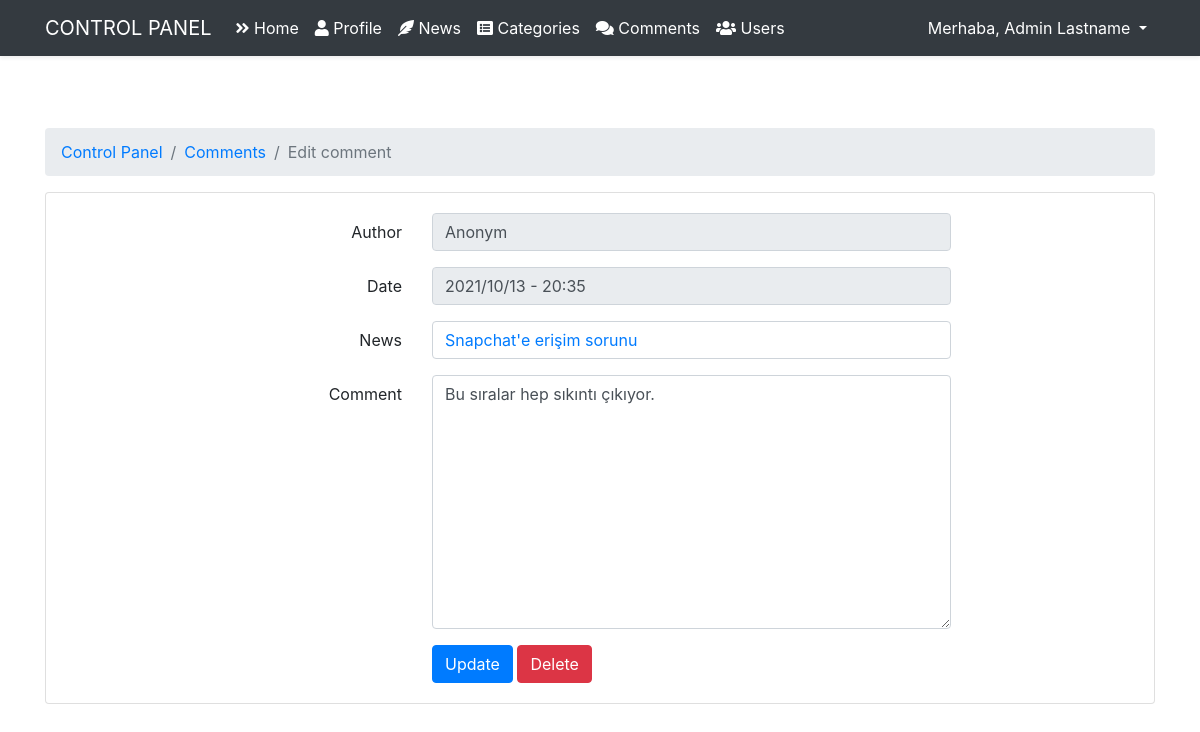
Page /admin/comment/edit?id=3 (signed in) on the earlier database version.
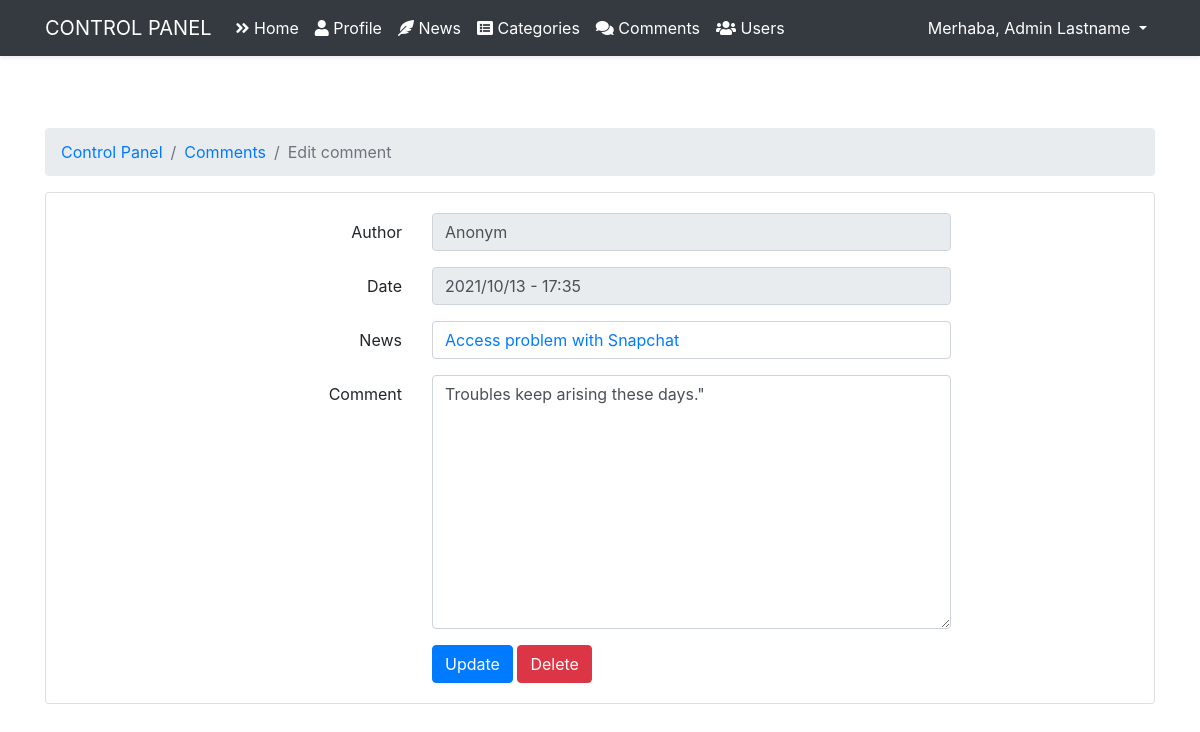
Same page on the later database version.
### tables this page shows
CREATE TABLE `comments` (
  `id` int(11) NOT NULL,
  `content` text NOT NULL,
  `date` timestamp NOT NULL DEFAULT current_timestamp(),
  `user_id` int(11) DEFAULT NULL,
  `news_id` int(11) NOT NULL
);

### core/Router.php (called while the page is built, shortened)
<?php
class Router
{
    public Request $request;
    protected array $routes = [];
    public function __construct(Request $request)
    {
        $this->request = $request;
    }
    public function get($path, $callback)
    {
        $this->routes['get'][$path] = $callback;
    }
    public function post($path, $callback)
    {
        $this->routes['post'][$path] = $callback;
    }
    public function resolve()
    {
        $path = $this->request->getPath();
        $method = $this->request->method();
        $callback = $this->routes[$method][$path] ?? false;
        if (is_array($callback)) {
            $controller = new $callback[0]();
            $controller->action = $callback[1];
            $callback[0] = $controller;
        }
        return call_user_func($callback, $this->request);
    }
    public function view(string $view, ?string $title = null, array $data = [])
    {
        require_once __DIR__ . "/../resources/views/$view.php";
        return ob_get_clean();
    }
}

### core/Controller.php (called while the page is built, shortened)
<?php
abstract class Controller
{
    public static function view(string $view, ?string $title = null, array $data = [])
    {
        return Application::$app->router->view($view, $title, $data);
    }
}

### app/Controllers/Admin/CommentController.php (called while the page is built, shortened)
<?php
class CommentController extends Controller
{
    public function edit(Request $request)
    {
        $id = $request->getBody()['id'] ?? null;
        $comments = Comment::where([
            'id'    => $id
        ]);
        $post = (new Comment())->getNews($comments[0]['news_id']);
        $comments[0]['date'] = date("Y/m/d - H:i", strtotime($comments[0]['date']));
        $comments[0]['news'] = $post['title'];
        if ($comments[0]['user_id'] === null) {
            $comments[0]['user'] = "Anonym";
        } else {
            $user = (new Comment())->getUser($comments[0]['user_id']);
            $comments[0]['user'] = $user['name'] . " " . $user['lastname'];
        }
        $comments = $comments[0];
        return $this->view('auth/admin/comment-edit', 'Edit comment', compact('comments'));
    }
}

### public/index.php (called while the page is built, shortened)
<?php
$app = new Application();
$app->run();

### core/DB.php (called while the page is built, shortened)
<?php
class DB
{
    public static function connection()
    {
        $env = parse_ini_file(__DIR__ . '/../.env');
        $host = $env['DB_HOST'];
        $database = $env['DB_DATABASE'];
        $username = $env['DB_USERNAME'];
        $password = $env['DB_PASSWORD'];
        try {
            $dsn = "mysql:host=$host; dbname=$database;";
            $pdo = new PDO($dsn, $username, $password);
            return $pdo;
        } catch (PDOException $e) {
            echo "Database error " . $e->getMessage();
            Logger::emergency('Failed to connect to the database.', [false]);
            exit();
        }
    }
    public static function find(string $table, mixed $id)
    {
        $db = self::connection();
        $stm = $db->prepare("SELECT * FROM $table WHERE id = :id");
        $stm->bindParam(":id", $id);
        $stm->execute();
        return $stm->fetch(PDO::FETCH_ASSOC);
    }
    public static function where($table, array $values)
    {
        $section = '';
        $is_first = true;
        foreach ($values as $column => $value) {
            $section .= $is_first ? "$column = :$column" : " and $column = :$column";
            $is_first = false;
        }
        $db = self::connection();
        $stm = $db->prepare("SELECT * FROM $table WHERE $section");
        foreach ($values as $column => $value) {
            $stm->bindValue(":$column", $value);
        }
        $stm->execute();
        return $stm->fetchAll(PDO::FETCH_ASSOC);
    }
}

### core/Model.php (called while the page is built, shortened)
<?php
abstract class Model
{
    public static function find($id) {
        $table = static::$table;
        return DB::find($table, $id);
    }
    public static function where(array $values) {
        $table = static::$table;
        return DB::where($table, $values);
    }
}

### app/Models/Comment.php (called while the page is built, shortened)
<?php
class Comment extends Model
{
    public function getNews(int $news_id)
    {
        return News::find($news_id);
    }
}

### resources/views/auth/admin/comment-edit.php (the view, shortened to what the changed rows need)
<?php use Core\Session;
require __DIR__ . '/layouts/header.php';?>
    <div class="container">
        <div class="row justify-content-center py-5">
            <div class="col-md-12">
                <div class="card">
                    <div class="card-body">
                        <form action="" method="POST">
                            <div class="form-group row">
                                <div class="col-md-6">
                                    <input id="title" type="text" class="form-control" name="title" required autocomplete="title" value="<?= $comments['date'] ?>" readonly>
                                </div>
                            </div>
                            <div class="form-group row">
                                <div class="col-md-6">
                                    <div class="form-control">
                                        <a href="/news?id=<?= $comments['news_id'] ?>" target="_blank"><?= $comments['news'] ?></a>
                                    </div>
                                </div>
                            </div>
                            <div class="form-group row">
                                <div class="col-md-6">
                                    <textarea name="content" class="form-control" id="content" cols="30" rows="10"><?= $comments['content'] ?></textarea>
                                </div>
                            </div>
                        </form>
                    </div>
                </div>
            </div>
        </div>
    </div>
<?php require __DIR__ . '/layouts/footer.php';?>

Differences in the rows shown:
changed comments: content "Bu sıralar hep sıkıntı çıkıyor." → "Troubles keep arising these days.\""
Other differences:
form field title: "2021/10/13 - 20:35" → "2021/10/13 - 17:35"
$comments['news']: "Snapchat'e erişim sorunu" → "Access problem with Snapchat"
